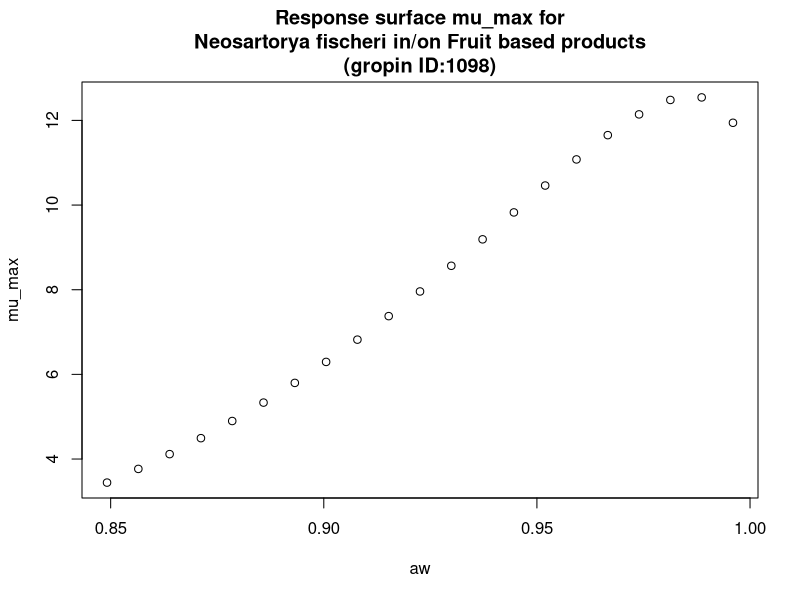

The R source for this figure:
#############################
# start of Parameter script
#############################
aw <- seq(0.849150849150849,0.995995,length.out=21)
#############################
# end of Parameter script
#############################
############################# 
# start of Model script Gropin ID 1098 
#############################
 
# constant coefficients for this model
 
variables <- data.frame(aw)
argumentsPar <- expand.grid(variables)
 
# heart of the model
response_surface <- function(aw) {
   mumax <-exp((2.290+4.119*sqrt(1-aw)-17.589*((sqrt(1-aw))^2)))

return(mumax=mumax)
} 

# output parameters
mumax <- cbind(argumentsPar,response_surface(argumentsPar['aw']))
colnames(mumax) <- c(colnames(argumentsPar),'mumax')
#############################
# End of Model script
#############################
############################# 
# start of Visualisation script Gropin ID 1098 
#############################
plot(aw,mumax$mumax,
                          xlab='aw',
                          ylab='mu_max',main='Response surface mu_max for
Neosartorya fischeri in/on Fruit based products
(gropin ID:1098)')
#############################
# End of Visualisation script
#############################
